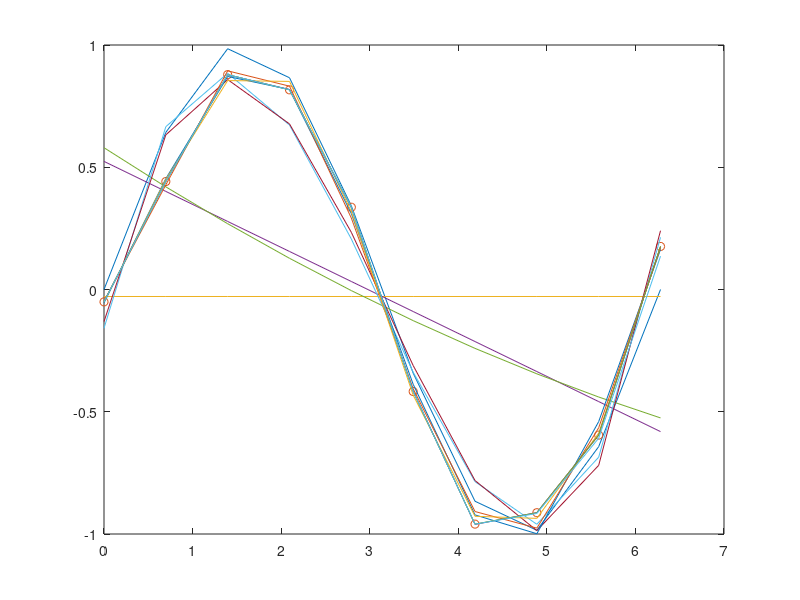
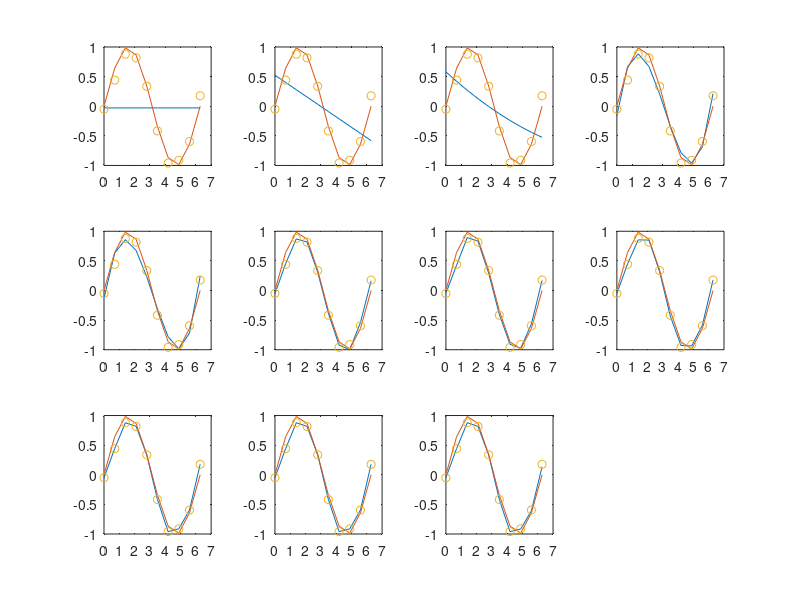
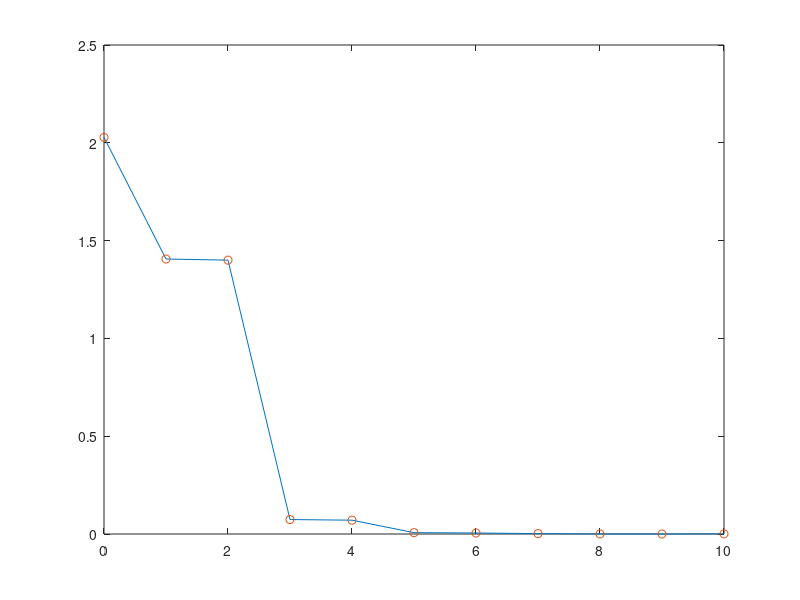
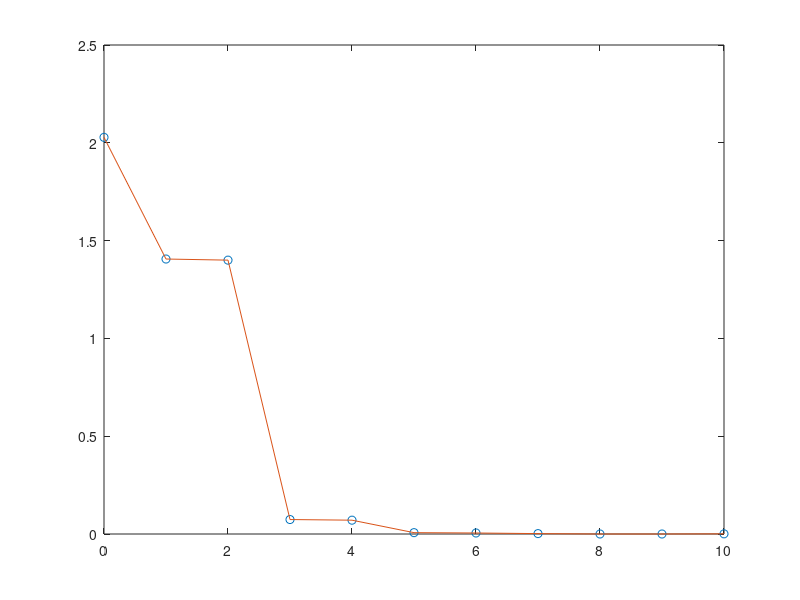

MATLAB code for these plots, in order:
format long
start=2*pi;
X=linspace(0,start,10);
X=X';
y=sin(X);
R=normrnd(0,0.1,10,1);
Y=y+R;
figure(1);
plot(X',y');
hold on;
plot(X',Y','o');
err=[];
err2=[];
lam=exp(-18);
for m = 0:10
    A=zeros(10,m+1);
    for i = 1:(m+1)
    A(:,i)=X.^(i-1);
    end
    W=inv(A'*A)*A'*Y;
    V=flipud(W);
    y2=polyval(V,X);
    figure(1);
    hold on;
    plot(X,y2);
    figure(2);
    subplot(3,4,m+1);
    plot(X,y2);
    hold on;
    plot(X',y');
    hold on;
    plot(X',Y','o');
    err(end+1)=0.5*sum((y2-Y).^2)
    err2(end+1)=err(end)+lam/2*(W'*W)
end
e1=0:1:10;
figure(3);
plot(e1,err);
hold on;
plot(e1,err,'o');
figure(4)
plot(e1,err2,'o');
hold on;
plot(e1,err2');
